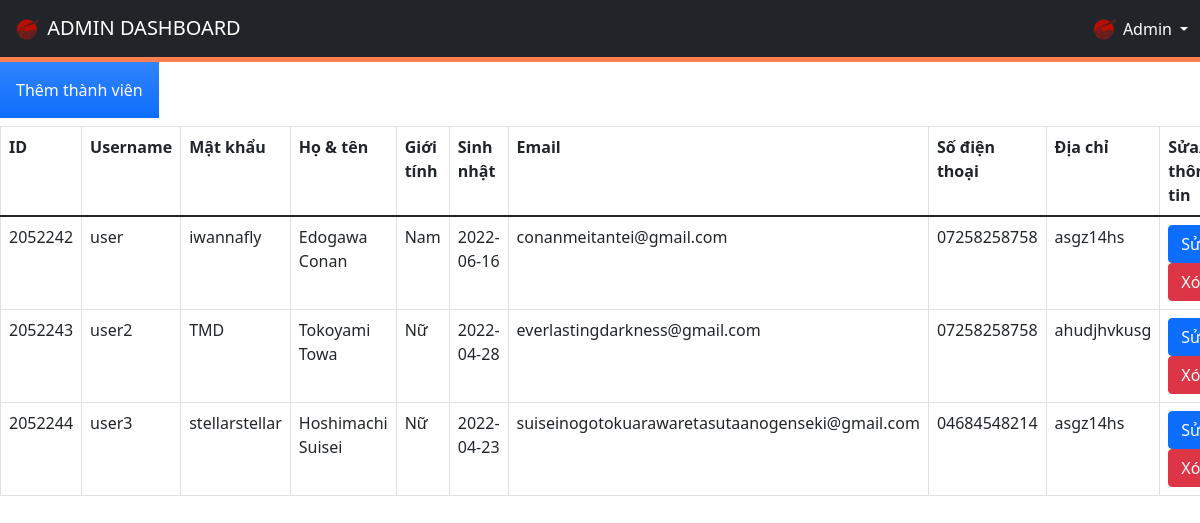
/admin/memberManagement.php, run on an earlier commit of the app's database.
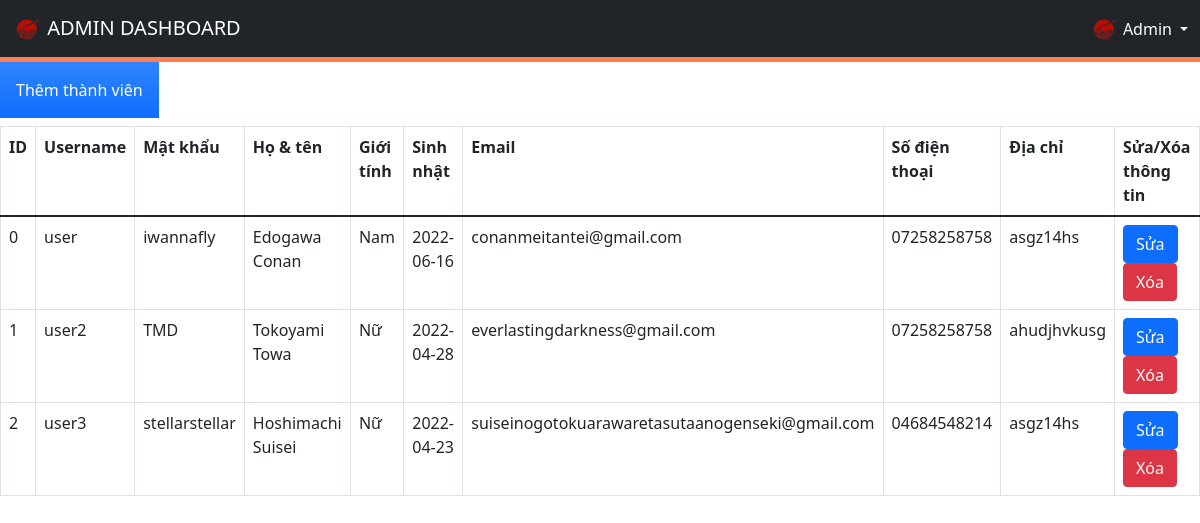
And on a later commit of the database.
### tables this page shows
CREATE TABLE `user` (
  `id` int(10) UNSIGNED NOT NULL,
  `username` varchar(100) NOT NULL,
  `password` varchar(255) NOT NULL,
  `full_name` varchar(100) NOT NULL,
  `sex` varchar(6) NOT NULL COMMENT 'Nam, Nữ, Khác',
  `birthday` date NOT NULL,
  `email` varchar(50) NOT NULL,
  `phone` varchar(15) NOT NULL,
  `address` varchar(255) NOT NULL,
  `active` tinyint(1) NOT NULL DEFAULT 1 COMMENT '0: banned, 1: active'
);

### admin/memberManagement.php (the view, shortened to what this page needs)
<!DOCTYPE html>
<html lang="en">
<head>
  <link href="https://cdnjs.cloudflare.com/ajax/libs/font-awesome/5.9.0/css/all.min.css" rel="stylesheet">
  <link href="https://cdn.jsdelivr.net/npm/bootstrap@5.1.3/dist/css/bootstrap.min.css" rel="stylesheet">
  <link rel="stylesheet" href="admin-styles/styles.css">
</head>
<body>
  <div>
    <?php $IPATH = $_SERVER["DOCUMENT_ROOT"]."/btl-web/admin/";
    include($IPATH."navbar.php");?>
  </div>
  <form method="post" action="memberManagement.php">
    <a href="newMember.php"><input type="button" class="p-3 mb-2 bg-primary bg-gradient text-white" value="Thêm thành viên"></a>
  </form>
  <?php
    include('../config/config.php');
    echo "<table class='table table-bordered'>
            <tr>
                <th>ID</th>
                <th>Username</th>
                <th>Mật khẩu</th>
                <th>Họ & tên</th>
                <th>Giới tính</th>
                <th>Sinh nhật</th>
                <th>Email</th>
                <th>Số điện thoại</th>
                <th>Địa chỉ</th>
                <th>Sửa/Xóa thông tin</th>
            </tr>
            <tbody>";
    $sql = "SELECT * from user";
    $result = $conn->query($sql);
    if ($result->num_rows > 0) {
      while ($row = $result->fetch_assoc()) {
        $id = $row['id'];
        $username = $row['username'];
        $password = $row['password'];
        $full_name = $row['full_name'];
        $seggs = $row['sex'];
        $birthday = $row['birthday'];
        $email = $row['email'];
        $phone = $row['phone'];
        $address = $row['address'];
        echo "<tr>
                <td>" . $id . "</td>
                <td>" . $username . "</td>
                <td>" . $password . "</td>
                <td>" . $full_name . "</td>
                <td>" . $seggs . "</td>
                <td>" . $birthday . "</td>
                <td>" . $email . "</td>
                <td>" . $phone . "</td>
                <td>" . $address . "</td>
                <td>
                  <a href='editMember.php?
                    id=$id&
                    username=$username&
                    password=$password&full_name=$full_name&
                    sex=$seggs&
                    birthday=$birthday&
                    email=$email&
                    phone=$phone&
                    address=$address'
                    class='btn btn-primary m-r-1em' name='edit'>Sửa</a>
                  <a href='deleteMember.php?id=$id' class='btn btn-danger'>Xóa</a>
                </td>
              </tr>";
      }
      echo "</tbody></table>";
    }
  ?>
</body>
</html>

### admin/navbar.php (shortened to what this page needs)
<!DOCTYPE html>
<html lang="en">
<head>
  <link rel="stylesheet" href="admin-styles/adminButton.css">
</head>
<body>
  <nav class="my-navbar navbar navbar-expand-xl navbar-dark bg-dark">
    <div class="my-container container-fluid">
        <a class="navbar-brand" href="index.php">
            <img href="index.php" src="../img/logo.png" width="30" height="30" class="d-inline-block align-text-top" alt="">
            ADMIN DASHBOARD
        </a>
      <div class="d-flex align-items-center">
        <div class="dropdown">
          <a href="#" class="d-flex align-items-center text-white text-decoration-none dropdown-toggle" id="dropdownUser1" data-bs-toggle="dropdown" aria-expanded="false">
            <img src="../img/logo.png" alt="hugenerd" width="30" height="30" class="rounded-circle">
            <span class="d-none d-sm-inline mx-1">Admin</span>
          </a>
        </div>
      </div>
    </div>
  </nav>
</body>
</html>

### admin/admin-styles/styles.css (style rules this page uses)
:root { --color: #e74c3c; --border: 5px solid #e74c3c; --gray: #57606f; --bg: rgba(255, 255, 255, 0.3); }
.my-navbar { border-bottom: var(--border); }

### admin/admin-styles/adminButton.css (style rules this page uses)
* { margin: 0; padding: 0; box-sizing: border-box; outline: none; border: none; text-decoration: none; transition: 0.2s linear; }
:root { --color: #ff7f50; --border: 5px solid #ff7f50; --gray: #57606f; --bg: rgba(255, 255, 255, 0.3); }

What changed in the data, as far as the page shows it:
removed user: id "2052242", username "user", password "iwannafly", full_name "Edogawa Conan", sex "Nam", birthday "2022-06-16", email "conanmeitantei@gmail.com", phone "07258258758", address "asgz14hs"
removed user: id "2052243", username "user2", password "TMD", full_name "Tokoyami Towa", sex "Nữ", birthday "2022-04-28", email "everlastingdarkness@gmail.com", phone "07258258758", address "ahudjhvkusg"
removed user: id "2052244", username "user3", password "stellarstellar", full_name "Hoshimachi Suisei", sex "Nữ", birthday "2022-04-23", email "suiseinogotokuarawaretasutaanogenseki@gmail.com", phone "04684548214", address "asgz14hs"
added user: id "0", username "user", password "iwannafly", full_name "Edogawa Conan", sex "Nam", birthday "2022-06-16", email "conanmeitantei@gmail.com", phone "07258258758", address "asgz14hs"
added user: id "1", username "user2", password "TMD", full_name "Tokoyami Towa", sex "Nữ", birthday "2022-04-28", email "everlastingdarkness@gmail.com", phone "07258258758", address "ahudjhvkusg"
added user: id "2", username "user3", password "stellarstellar", full_name "Hoshimachi Suisei", sex "Nữ", birthday "2022-04-23", email "suiseinogotokuarawaretasutaanogenseki@gmail.com", phone "04684548214", address "asgz14hs"
